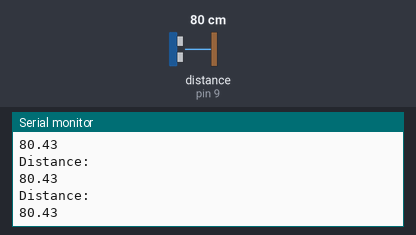
Bench run of a sketch on a simulated Arduino Uno, built with avr-gcc and run on an emulated ATmega328P. Shown: the last lines printed to the serial monitor. Wiring (inferred from the names in the program): ultrasonic range finder: trigger pin 10; echo pin 9. The inputs (shaded band) are chosen by the test bench; at power-on: distance to the obstacle (sensor on pin 9) 80 cm. The echo pulse lasts 58.3 µs per cm.

Above: at 1.2 s.
1.3 s: distance to the obstacle (sensor on pin 9) set to 120 cm
At 1.39 s:
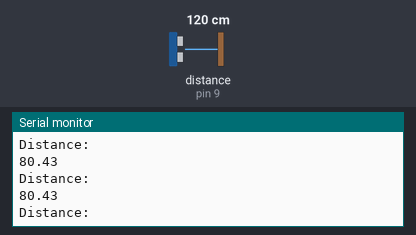
4.3 s: distance to the obstacle (sensor on pin 9) set to 2 cm
At 4.31 s:
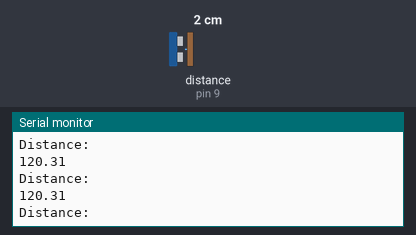
5.8 s: distance to the obstacle (sensor on pin 9) set to 299 cm
At 5.84 s:
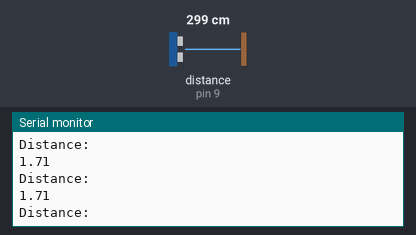
Timing chart, 0 to 8.8 s (numbered marks = the images above; inputs shaded):
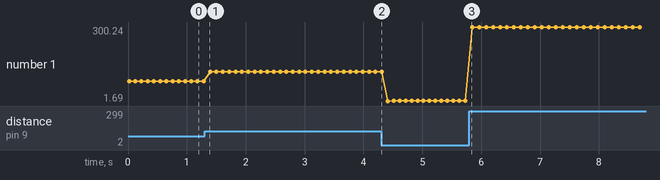

Measured:
- plotted number 1: 80.43 → 120.31 after the input at 1.3 s, 120.31 → 1.71 after the input at 4.3 s, 1.71 → 300.24 after the input at 5.8 s

The sketch:

ultrasonic.ino
```cpp
int trig_pin = 10;
int echo_pin = 9;
float duration, distance;


void setup()
{
	pinMode(trig_pin, OUTPUT);
  	pinMode(echo_pin, INPUT);
  	Serial.begin(9600);
}

void loop()
{
	digitalWrite(trig_pin, LOW);
  	delayMicroseconds(2);
  	digitalWrite(trig_pin, HIGH);
  	delayMicroseconds(10);
  	digitalWrite(trig_pin, LOW);

  	duration = pulseIn(echo_pin, HIGH);
  	distance = duration / 58;

  	Serial.println("Distance: ");
  	Serial.println(distance);
  	delay(100);
}
```
